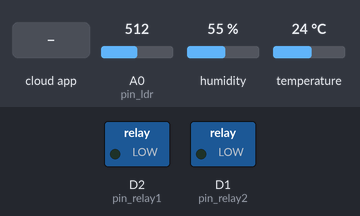
A sketch run on a simulated ESP8266 (NodeMCU). On the bench: switched loads named in the sketch (green lamp = pin HIGH). The test bench sets the inputs (shaded band); at power-on: A0 (pin_ldr) = 512, humidity 55 %, temperature 24 °C. WiFi joins after 1.5 s; servers stay silent unless stated; the Firebase database answers and starts empty; what the sketch prints to the serial monitor is not drawn.

Above: at 2.7 s.
2.8 s: the phone or cloud app sets lamp to 1
At 13.3 s:
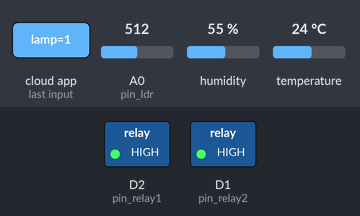
14.1 s: the phone or cloud app sets lamp to 0
At 24.6 s:
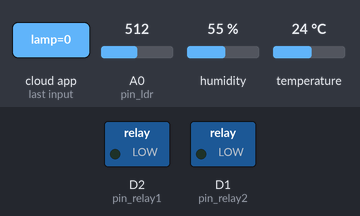
Timing chart, 0 to 26.1 s (numbered marks = the images above; inputs shaded):
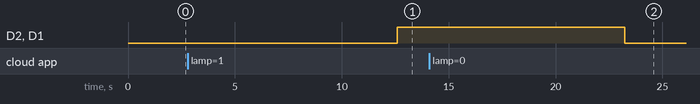

Measured:
- after the input at 2.8 s, D2 (pin_relay1), D1 (pin_relay2): LOW → HIGH after 9.8 s
- after the input at 14.1 s, D2 (pin_relay1), D1 (pin_relay2): HIGH → LOW after 9.1 s

The sketch:

jardim_iot.ino
```cpp
/* PROJETO JARDIM INTELIGENTE
 * Automacao da irrigacao e coleta de dados
 *
 * @claudio monteiro
 * @douglas carvalho
 *
 * https://github.com/adafruit/Adafruit_Sensor
 * https://github.com/sarful/DHT_monitoring_In_Blynk_app_Use_NodeMcu/blob/master/DHT%20Library.zip
 */

#include <ESP8266WiFi.h>
#include <FirebaseArduino.h>
#include "DHT.h"
#define DHTTYPE DHT11

#define FIREBASE_HOST "projeto-jardim.firebaseio.com"                          // database URL
#define FIREBASE_AUTH "C2tuKvBx1yJE2TzhKO6ymf2G3RKmIBQVqBMYMWjY"             // secret key

#define WIFI_SSID "KATIA MARIA"
#define WIFI_PASSWORD "100200300"

#define pin_relay1 4
#define pin_relay2 5
#define pin_dht D6
#define pin_ldr A0

int valor_ldr;

DHT dht (pin_dht, DHTTYPE);

void setupPins(){
  pinMode(pin_relay1, OUTPUT);
  pinMode(pin_relay2, OUTPUT);
  dht.begin();
}

void setupWifi(){
  WiFi.begin(WIFI_SSID, WIFI_PASSWORD);
  Serial.print("conectando");
  while (WiFi.status() != WL_CONNECTED) {
    Serial.print(".");
    delay(500);
  }
  Serial.println();
  Serial.print("conectado: ");
  Serial.println(WiFi.localIP());
}

void setupFirebase(){
  Firebase.begin(FIREBASE_HOST, FIREBASE_AUTH);
  if (Firebase.failed())    {
    Serial.print("setting number failed:");
    Serial.println(Firebase.error());
    ESP.reset();
  }
}

void setup() {
  Serial.begin (115200);
  setupPins();
  setupWifi();
  setupFirebase();
}

void loop() {

    // leitura dos sensores
    valor_ldr = analogRead(pin_ldr);
    float h = dht.readHumidity();
    float t = dht.readTemperature();

    // enviar dados dos sensores
    Firebase.pushInt("temperature", t);
    Firebase.pushFloat("humidity", h);

    // puxar o valor da lampada no firebase
    bool lampValue = Firebase.getBool("lamp");

    // controle do relay
    digitalWrite(pin_relay1, lampValue ? HIGH : LOW);
    digitalWrite(pin_relay2, lampValue ? HIGH : LOW);
    delay(10000);

    // visualizar informacoes na tela
      Serial.print("Lamp Firebase: ");Serial.println(Firebase.getBool("lamp"));
      Serial.print("Umidade do Ar: ");Serial.println(h);
      Serial.print("Temperatura: ");Serial.println(t);
      Serial.print("Luminosidade: ");Serial.println(valor_ldr);
      Serial.println("");


}
```
